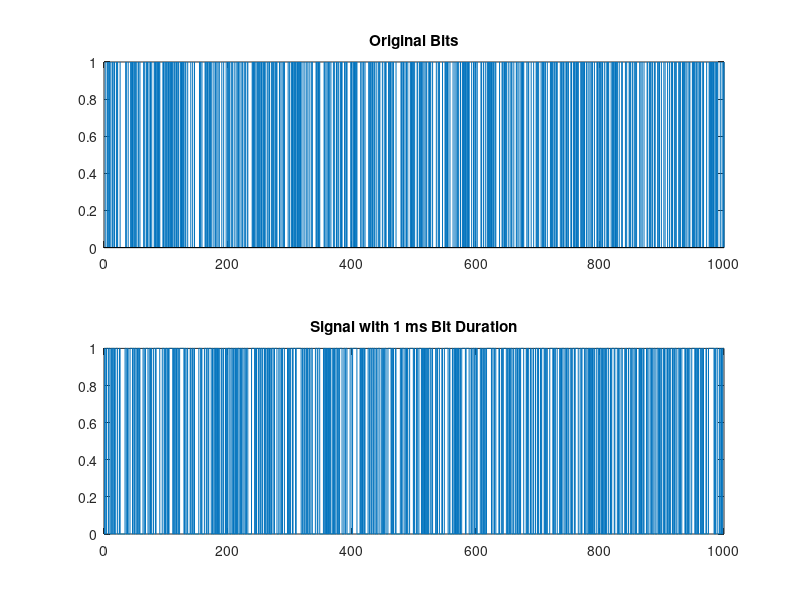
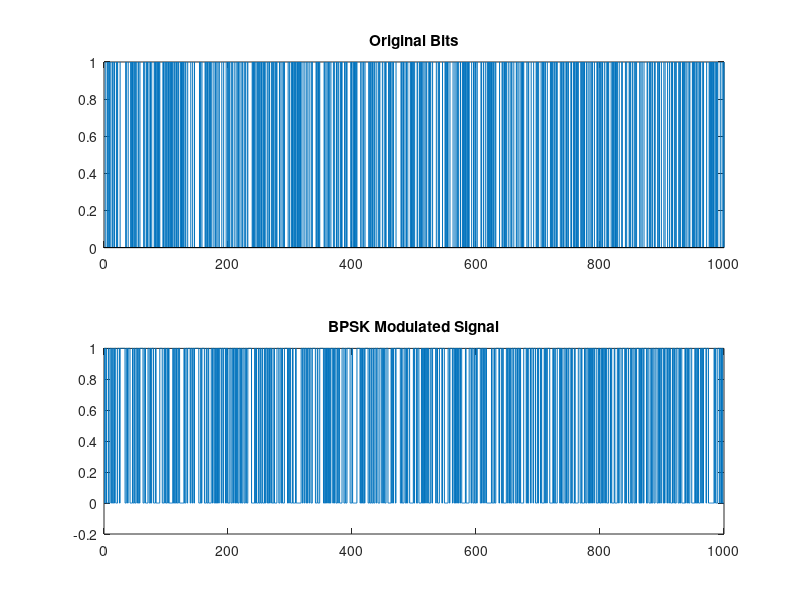
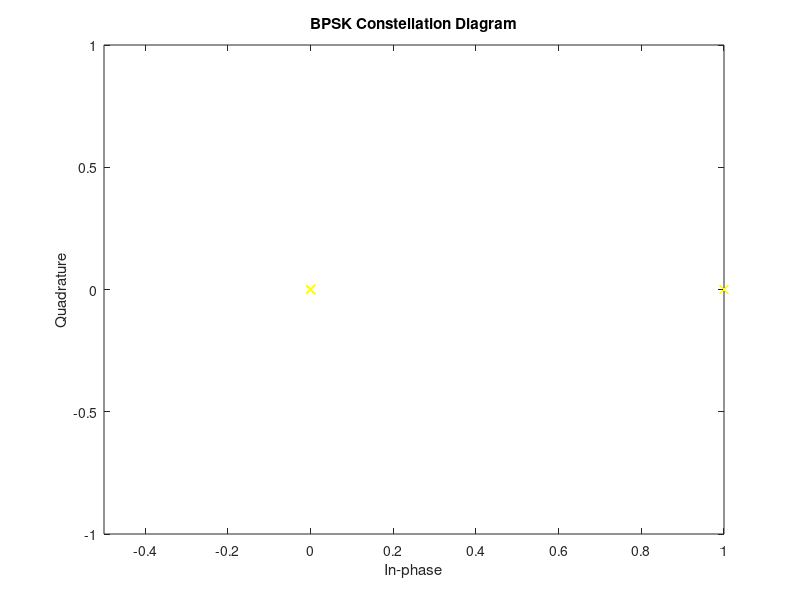

These charts were generated, in order, by the following MATLAB code:
clc;
clear all;
close all;

% Generate 100 bits with a bit duration of 1 ms and 10 samples per bit:
N_bits = 1000;
bit_duration = 1;
samples_per_bit = 10;
bits = randi([0 1], 1, N_bits);

% Create the signal by repeating each bit 10 times:
signal = repelem(bits, samples_per_bit);

% Time vector and sampling frequency:
fs = 1 / (bit_duration / samples_per_bit);
time = 0:1/fs:(length(bits) * bit_duration) - 1/fs;

figure;
subplot(2,1,1);
stem(bits, 'Marker', 'none');
title('Original Bits');
subplot(2,1,2);
plot(time, signal);
title('Signal with 1 ms Bit Duration');

% BPSK modulation
fc = 100*fs/samples_per_bit; % Adjust the carrier frequency based on your requirements
mxsig = zeros(1, length(signal));
for i =1: length(signal)
    if signal( 1 , i ) == 0
        mxsig( 1 , i ) = cos(2*pi*fc*time(i)) ;
    else
        mxsig( 1 , i ) = sin(2*pi*fc*time(i)) ;
    end
end 

figure;
subplot(2,1,1);
stem(bits, 'Marker', 'none');
title('Original Bits');
subplot(2,1,2);
plot(time, mxsig);
title('BPSK Modulated Signal');

scatterplot(mxsig, 1, 0, 'yx');
title('BPSK Constellation Diagram');
